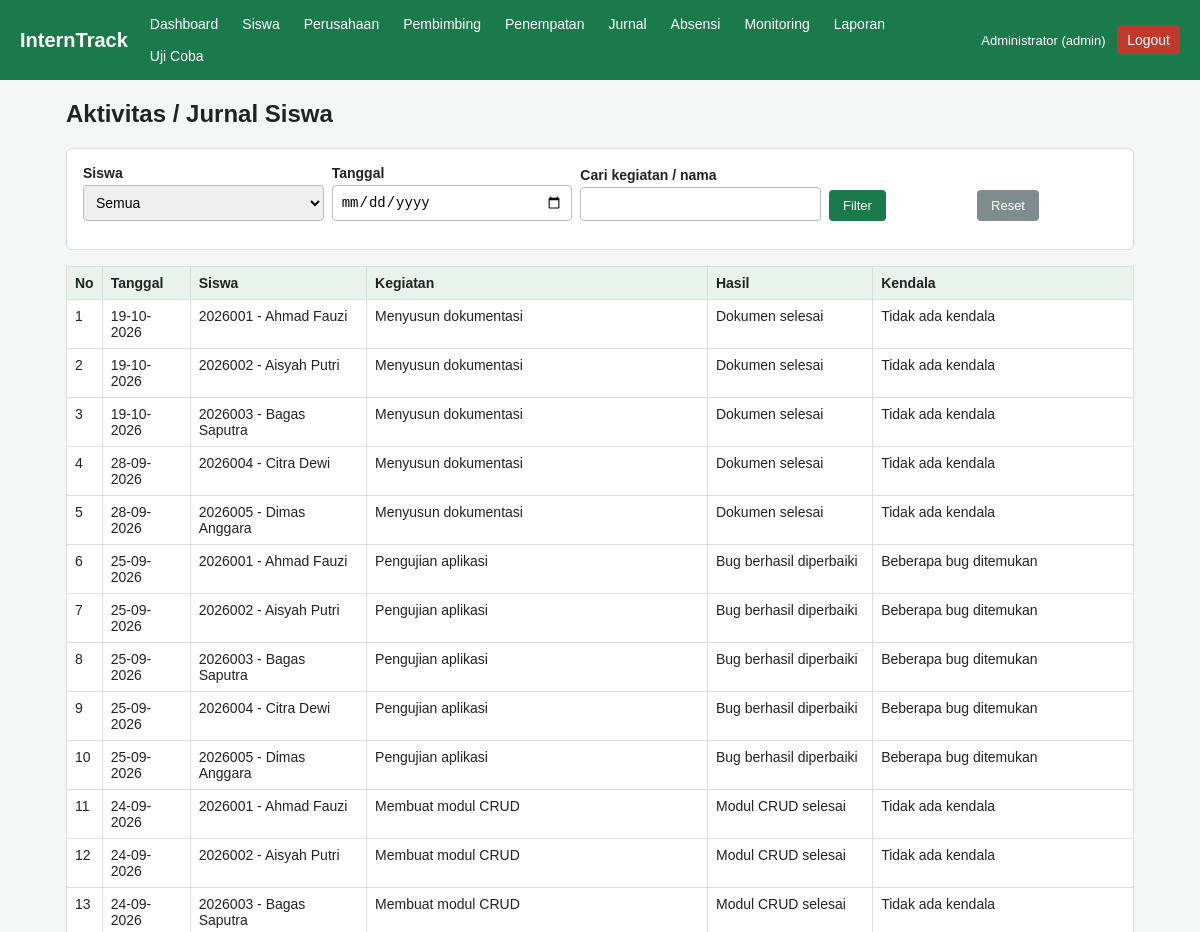
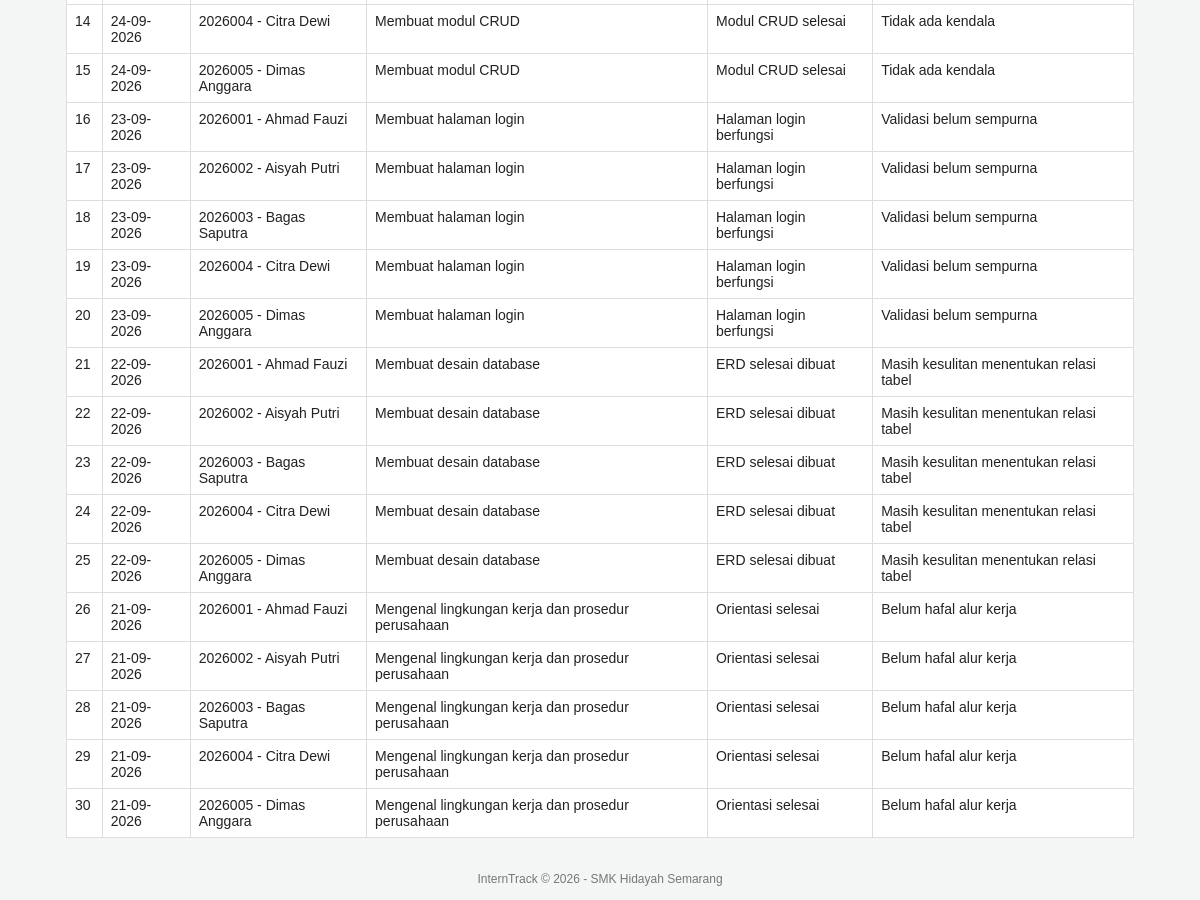
/admin/jurnal.php (signed in), run on the app's committed database (2 pictures, top to bottom).
### tables this page shows
CREATE TABLE jurnal (
  id INT AUTO_INCREMENT PRIMARY KEY,
  siswa_id INT NOT NULL,
  tanggal DATE NOT NULL,
  kegiatan TEXT NOT NULL,
  hasil TEXT,
  kendala TEXT,
  FOREIGN KEY (siswa_id) REFERENCES siswa(id) ON DELETE CASCADE
);

CREATE TABLE siswa (
  id INT AUTO_INCREMENT PRIMARY KEY,
  user_id INT NOT NULL,
  nis VARCHAR(20) NOT NULL UNIQUE,
  nama VARCHAR(100) NOT NULL,
  kelas VARCHAR(20) NOT NULL,
  jurusan VARCHAR(50) NOT NULL,
  no_hp VARCHAR(20),
  FOREIGN KEY (user_id) REFERENCES users(id) ON DELETE CASCADE
);

### config/koneksi.php (called while the page is built, shortened)
<?php
function e($s) {
    return htmlspecialchars((string)$s, ENT_QUOTES, 'UTF-8');
}
function tgl($d) {
    return $d ? date('d-m-Y', strtotime($d)) : '-';
}

### admin/jurnal.php (the view, shortened to what this page needs)
<?php
require __DIR__ . '/../config/koneksi.php';
$f_siswa = (int)($_GET['siswa'] ?? 0);
$q = trim($_GET['q'] ?? '');
$tanggal = $_GET['tanggal'] ?? '';
$where = []; $par = [];
$sql = "SELECT j.*, s.nis, s.nama FROM jurnal j JOIN siswa s ON s.id = j.siswa_id"
     . ($where ? " WHERE " . implode(' AND ', $where) : "") . " ORDER BY j.tanggal DESC, s.nama";
$st = $pdo->prepare($sql);
$st->execute($par);
$rows = $st->fetchAll();
$l_siswa = $pdo->query("SELECT id, nis, nama FROM siswa ORDER BY nama")->fetchAll();
include __DIR__ . '/../config/header.php';
?>
<div class="card">
    <form method="get" class="filter">
        <div><label>Siswa</label><select name="siswa"><option value="0">Semua</option>
            <?php foreach ($l_siswa as $x): ?><option value="<?= $x['id'] ?>" <?= $f_siswa == $x['id'] ? 'selected' : '' ?>><?= e($x['nis'] . ' - ' . $x['nama']) ?></option><?php endforeach; ?></select></div>
        <div><label>Tanggal</label><input type="date" name="tanggal" value="<?= e($tanggal) ?>"></div>
        <div><label>Cari kegiatan / nama</label><input type="text" name="q" value="<?= e($q) ?>"></div>
        <div style="flex:0"><button class="btn" type="submit">Filter</button></div>
        <div style="flex:0"><a class="btn abu" href="jurnal.php">Reset</a></div>
    </form>
</div>
<table>
    <tr><th>No</th><th>Tanggal</th><th>Siswa</th><th>Kegiatan</th><th>Hasil</th><th>Kendala</th></tr>
    <?php foreach ($rows as $i => $r): ?>
    <tr>
        <td><?= $i + 1 ?></td><td><?= tgl($r['tanggal']) ?></td><td><?= e($r['nis'] . ' - ' . $r['nama']) ?></td>
        <td><?= e($r['kegiatan']) ?></td><td><?= e($r['hasil']) ?></td><td><?= e($r['kendala']) ?></td>
    </tr>
    <?php endforeach; ?>
</table>
<?php include __DIR__ . '/../config/footer.php'; ?>

### assets/style.css (style rules this page uses)
* { box-sizing: border-box; }
body { font-family: Arial, sans-serif; margin: 0; background: #f3f6f4; color: #222; }
.card { background: #fff; border-radius: 6px; padding: 16px; margin-bottom: 16px; border: 1px solid #ddd; }
table { width: 100%; border-collapse: collapse; background: #fff; }
th, td { border: 1px solid #ddd; padding: 8px; text-align: left; font-size: 14px; vertical-align: top; }
th { background: #e8f3ec; }
label { display: block; margin: 10px 0 4px; font-weight: bold; font-size: 14px; }
input[type=text], input[type=password], input[type=date], input[type=number], select, textarea { width: 100%; padding: 8px; border: 1px solid #bbb; border-radius: 4px; font-size: 14px; }
.btn { display: inline-block; background: #1b7a4b; color: #fff; border: 0; padding: 8px 14px; border-radius: 4px; cursor: pointer; text-decoration: none; font-size: 13px; }
.btn.abu { background: #7f8c8d; }
.filter { display: flex; flex-wrap: wrap; gap: 8px; margin-bottom: 12px; align-items: end; }
.filter > div { flex: 1; min-width: 140px; }
.filter label { margin-top: 0; }

### data on the page
jurnal: tanggal "19-10-2026", siswa.nama "2026001 - Ahmad Fauzi", kegiatan "Menyusun dokumentasi", hasil "Dokumen selesai", kendala "Tidak ada kendala"
jurnal: tanggal "19-10-2026", siswa.nama "2026002 - Aisyah Putri", kegiatan "Menyusun dokumentasi", hasil "Dokumen selesai", kendala "Tidak ada kendala"
jurnal: tanggal "19-10-2026", siswa.nama "2026003 - Bagas Saputra", kegiatan "Menyusun dokumentasi", hasil "Dokumen selesai", kendala "Tidak ada kendala"
jurnal: tanggal "28-09-2026", siswa.nama "2026004 - Citra Dewi", kegiatan "Menyusun dokumentasi", hasil "Dokumen selesai", kendala "Tidak ada kendala"
jurnal: tanggal "28-09-2026", siswa.nama "2026005 - Dimas Anggara", kegiatan "Menyusun dokumentasi", hasil "Dokumen selesai", kendala "Tidak ada kendala"
jurnal: tanggal "25-09-2026", siswa.nama "2026001 - Ahmad Fauzi", kegiatan "Pengujian aplikasi", hasil "Bug berhasil diperbaiki", kendala "Beberapa bug ditemukan"
jurnal: tanggal "25-09-2026", siswa.nama "2026002 - Aisyah Putri", kegiatan "Pengujian aplikasi", hasil "Bug berhasil diperbaiki", kendala "Beberapa bug ditemukan"
jurnal: tanggal "25-09-2026", siswa.nama "2026003 - Bagas Saputra", kegiatan "Pengujian aplikasi", hasil "Bug berhasil diperbaiki", kendala "Beberapa bug ditemukan"
jurnal: tanggal "25-09-2026", siswa.nama "2026004 - Citra Dewi", kegiatan "Pengujian aplikasi", hasil "Bug berhasil diperbaiki", kendala "Beberapa bug ditemukan"
jurnal: tanggal "25-09-2026", siswa.nama "2026005 - Dimas Anggara", kegiatan "Pengujian aplikasi", hasil "Bug berhasil diperbaiki", kendala "Beberapa bug ditemukan"
jurnal: tanggal "24-09-2026", siswa.nama "2026001 - Ahmad Fauzi", kegiatan "Membuat modul CRUD", hasil "Modul CRUD selesai", kendala "Tidak ada kendala"
jurnal: tanggal "24-09-2026", siswa.nama "2026002 - Aisyah Putri", kegiatan "Membuat modul CRUD", hasil "Modul CRUD selesai", kendala "Tidak ada kendala"
jurnal: tanggal "24-09-2026", siswa.nama "2026003 - Bagas Saputra", kegiatan "Membuat modul CRUD", hasil "Modul CRUD selesai", kendala "Tidak ada kendala"
jurnal: tanggal "24-09-2026", siswa.nama "2026004 - Citra Dewi", kegiatan "Membuat modul CRUD", hasil "Modul CRUD selesai", kendala "Tidak ada kendala"
jurnal: tanggal "24-09-2026", siswa.nama "2026005 - Dimas Anggara", kegiatan "Membuat modul CRUD", hasil "Modul CRUD selesai", kendala "Tidak ada kendala"
jurnal: tanggal "23-09-2026", siswa.nama "2026001 - Ahmad Fauzi", kegiatan "Membuat halaman login", hasil "Halaman login berfungsi", kendala "Validasi belum sempurna"
jurnal: tanggal "23-09-2026", siswa.nama "2026002 - Aisyah Putri", kegiatan "Membuat halaman login", hasil "Halaman login berfungsi", kendala "Validasi belum sempurna"
jurnal: tanggal "23-09-2026", siswa.nama "2026003 - Bagas Saputra", kegiatan "Membuat halaman login", hasil "Halaman login berfungsi", kendala "Validasi belum sempurna"
jurnal: tanggal "23-09-2026", siswa.nama "2026004 - Citra Dewi", kegiatan "Membuat halaman login", hasil "Halaman login berfungsi", kendala "Validasi belum sempurna"
jurnal: tanggal "23-09-2026", siswa.nama "2026005 - Dimas Anggara", kegiatan "Membuat halaman login", hasil "Halaman login berfungsi", kendala "Validasi belum sempurna"
jurnal: tanggal "22-09-2026", siswa.nama "2026001 - Ahmad Fauzi", kegiatan "Membuat desain database", hasil "ERD selesai dibuat", kendala "Masih kesulitan menentukan relasi tabel"
jurnal: tanggal "22-09-2026", siswa.nama "2026002 - Aisyah Putri", kegiatan "Membuat desain database", hasil "ERD selesai dibuat", kendala "Masih kesulitan menentukan relasi tabel"
jurnal: tanggal "22-09-2026", siswa.nama "2026003 - Bagas Saputra", kegiatan "Membuat desain database", hasil "ERD selesai dibuat", kendala "Masih kesulitan menentukan relasi tabel"
jurnal: tanggal "22-09-2026", siswa.nama "2026004 - Citra Dewi", kegiatan "Membuat desain database", hasil "ERD selesai dibuat", kendala "Masih kesulitan menentukan relasi tabel"
jurnal: tanggal "22-09-2026", siswa.nama "2026005 - Dimas Anggara", kegiatan "Membuat desain database", hasil "ERD selesai dibuat", kendala "Masih kesulitan menentukan relasi tabel"
jurnal: tanggal "21-09-2026", siswa.nama "2026001 - Ahmad Fauzi", kegiatan "Mengenal lingkungan kerja dan prosedur perusahaan", hasil "Orientasi selesai", kendala "Belum hafal alur kerja"
jurnal: tanggal "21-09-2026", siswa.nama "2026002 - Aisyah Putri", kegiatan "Mengenal lingkungan kerja dan prosedur perusahaan", hasil "Orientasi selesai", kendala "Belum hafal alur kerja"
jurnal: tanggal "21-09-2026", siswa.nama "2026003 - Bagas Saputra", kegiatan "Mengenal lingkungan kerja dan prosedur perusahaan", hasil "Orientasi selesai", kendala "Belum hafal alur kerja"
jurnal: tanggal "21-09-2026", siswa.nama "2026004 - Citra Dewi", kegiatan "Mengenal lingkungan kerja dan prosedur perusahaan", hasil "Orientasi selesai", kendala "Belum hafal alur kerja"
jurnal: tanggal "21-09-2026", siswa.nama "2026005 - Dimas Anggara", kegiatan "Mengenal lingkungan kerja dan prosedur perusahaan", hasil "Orientasi selesai", kendala "Belum hafal alur kerja"

### other printed values
$label "Dashboard"
$label "Siswa"
$label "Perusahaan"
$label "Pembimbing"
$label "Penempatan"
$label "Jurnal"
$label "Absensi"
$label "Monitoring"
$label "Laporan"
$label "Uji Coba"
$_SESSION['user']['nama'] "Administrator"
$role "admin"
$judul "Aktivitas / Jurnal Siswa"
